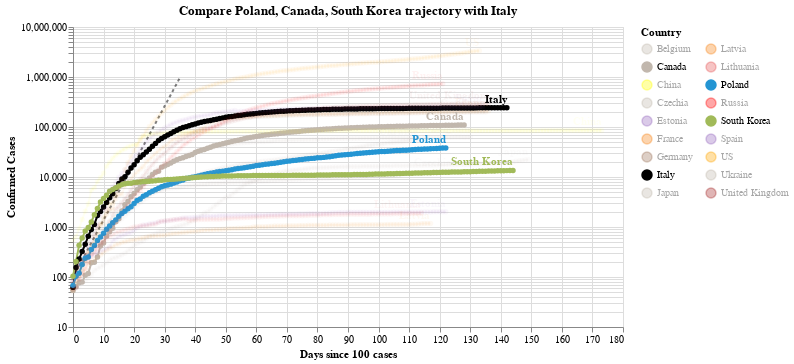

Notebook cell for this chart:
### Code cell
#hide_input
chart3 = make_since_chart(dff2, ['Poland', 'Canada', 'South Korea'], baseline_countries)
chart3

### Figure 1 — Vega-Lite specification as saved in the notebook (floating-point values rounded to 4 significant figures; data arrays with more than 128 entries replaced by an {"elided": "..."} marker saying what was removed)
{"config": {"view": {"continuousWidth": 400, "continuousHeight": 300}}, "layer": [{"data": {"name": "data-628230001892d6798b50651be41d1b3e"}, "mark": {"type": "line", "color": "black", "opacity": 0.5, "strokeDash": [3, 3]}, "encoding": {"x": {"type": "quantitative", "field": "Days since 100 cases"}, "y": {"type": "quantitative", "field": "Confirmed Cases"}}}, {"data": {"name": "data-b10139863493e3ac4a2c0ad0d959ba87"}, "mark": {"type": "line", "point": true}, "encoding": {"color": {"type": "nominal", "field": "Country", "legend": {"columns": 2}, "scale": {"domain": ["Belgium", "Canada", "China", "Czechia", "Estonia", "France", "Germany", "Italy", "Japan", "Latvia", "Lithuania", "Poland", "Russia", "South Korea", "Spain", "US", "Ukraine", "United Kingdom"], "range": ["#C1B7AD", "#C1B7AD", "yellow", "#C1B7AD", "#9467bd", "#F58518", "#9D755D", "black", "#C1B7AD", "#F58518", "#E45756", "#2495D3", "red", "#A1BA59", "#9467bd", "orange", "#C1B7AD", "brown"]}}, "opacity": {"condition": {"value": 1, "selection": "selector001"}, "value": 0.05}, "tooltip": [{"type": "nominal", "field": "Country"}, {"type": "temporal", "field": "Date"}, {"type": "quantitative", "field": "Confirmed Cases"}, {"type": "quantitative", "field": "Days since 100 cases"}], "x": {"type": "quantitative", "field": "Days since 100 cases"}, "y": {"type": "quantitative", "field": "Confirmed Cases", "scale": {"type": "log"}}}, "selection": {"selector001": {"type": "multi", "fields": ["Country"], "bind": "legend", "init": [{"Country": "Poland"}, {"Country": "Canada"}, {"Country": "South Korea"}, {"Country": "Italy"}]}}, "width": 550}, {"data": {"name": "data-b10139863493e3ac4a2c0ad0d959ba87"}, "mark": {"type": "text", "align": "right", "dy": -8, "fontWeight": "bold"}, "encoding": {"color": {"type": "nominal", "field": "Country", "legend": {"columns": 2}, "scale": {"domain": ["Belgium", "Canada", "China", "Czechia", "Estonia", "France", "Germany", "Italy", "Japan", "Latvia", "Lithuania", "Poland", "Russia", "South Korea", "Spain", "US", "Ukraine", "United Kingdom"], "range": ["#C1B7AD", "#C1B7AD", "yellow", "#C1B7AD", "#9467bd", "#F58518", "#9D755D", "black", "#C1B7AD", "#F58518", "#E45756", "#2495D3", "red", "#A1BA59", "#9467bd", "orange", "#C1B7AD", "brown"]}}, "opacity": {"condition": {"value": 1, "selection": "selector001"}, "value": 0.05}, "text": {"type": "nominal", "field": "Country"}, "tooltip": [{"type": "nominal", "field": "Country"}, {"type": "temporal", "field": "Date"}, {"type": "quantitative", "field": "Confirmed Cases"}, {"type": "quantitative", "field": "Days since 100 cases"}], "x": {"type": "quantitative", "field": "Days since 100 cases"}, "y": {"type": "quantitative", "field": "Confirmed Cases", "scale": {"type": "log"}}}, "transform": [{"filter": "(datum['Date'] >= 1594598400000)"}], "width": 550}], "title": "Compare Poland, Canada, South Korea trajectory with Italy", "$schema": "https://vega.github.io/schema/vega-lite/v4.0.2.json", "datasets": {"data-628230001892d6798b50651be41d1b3e": [{"Days since 100 cases": 0, "Confirmed Cases": 100.0}, {"Days since 100 cases": 1, "Confirmed Cases": 130.0}, {"Days since 100 cases": 2, "Confirmed Cases": 169.0}, {"Days since 100 cases": 3, "Confirmed Cases": 219.7}, {"Days since 100 cases": 4, "Confirmed Cases": 285.6}, {"Days since 100 cases": 5, "Confirmed Cases": 371.3}, {"Days since 100 cases": 6, "Confirmed Cases": 482.7}, {"Days since 100 cases": 7, "Confirmed Cases": 627.5}, {"Days since 100 cases": 8, "Confirmed Cases": 815.7}, {"Days since 100 cases": 9, "Confirmed Cases": 1060.0}, {"Days since 100 cases": 10, "Confirmed Cases": 1379.0}, {"Days since 100 cases": 11, "Confirmed Cases": 1792.0}, {"Days since 100 cases": 12, "Confirmed Cases": 2330.0}, {"Days since 100 cases": 13, "Confirmed Cases": 3029.0}, {"Days since 100 cases": 14, "Confirmed Cases": 3937.0}, {"Days since 100 cases": 15, "Confirmed Cases": 5119.0}, {"Days since 100 cases": 16, "Confirmed Cases": 6654.0}, {"Days since 100 cases": 17, "Confirmed Cases": 8650.0}, {"Days since 100 cases": 18, "Confirmed Cases": 11250.0}, {"Days since 100 cases": 19, "Confirmed Cases": 14620.0}, {"Days since 100 cases": 20, "Confirmed Cases": 19000.0}, {"Days since 100 cases": 21, "Confirmed Cases": 24710.0}, {"Days since 100 cases": 22, "Confirmed Cases": 32120.0}, {"Days since 100 cases": 23, "Confirmed Cases": 41750.0}, {"Days since 100 cases": 24, "Confirmed Cases": 54280.0}, {"Days since 100 cases": 25, "Confirmed Cases": 70560.0}, {"Days since 100 cases": 26, "Confirmed Cases": 91730.0}, {"Days since 100 cases": 27, "Confirmed Cases": 119300.0}, {"Days since 100 cases": 28, "Confirmed Cases": 155000.0}, {"Days since 100 cases": 29, "Confirmed Cases": 201500.0}, {"Days since 100 cases": 30, "Confirmed Cases": 262000.0}, {"Days since 100 cases": 31, "Confirmed Cases": 340600.0}, {"Days since 100 cases": 32, "Confirmed Cases": 442800.0}, {"Days since 100 cases": 33, "Confirmed Cases": 575600.0}, {"Days since 100 cases": 34, "Confirmed Cases": 748300.0}, {"Days since 100 cases": 35, "Confirmed Cases": 972800.0}], "data-b10139863493e3ac4a2c0ad0d959ba87": {"elided": "2391 records"}}}
